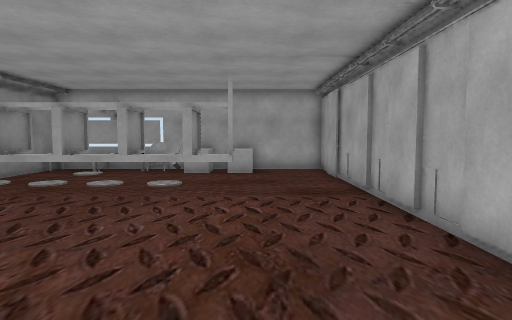
[1] (above)

15 first-person views from a walk through a scene from a Unity 3-D project. The camera is 1.4 m above the floor, tilts 4° down and sees 75° across. The floor is counted in squares, 1 m on a side. Each view is taken from the middle of a square. On the plan, view 1 faces up. The plan holds only what a view shows up to about 15 squares ahead; the rest is blank. The player is left out. Some surface patterns are stand-ins.

[2]
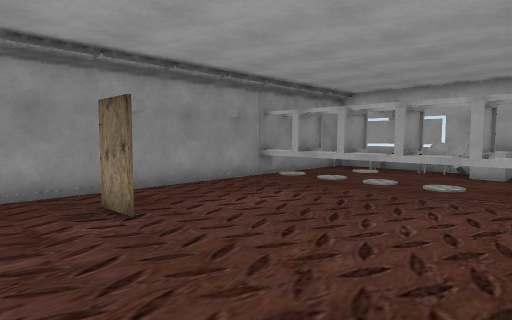

[3]
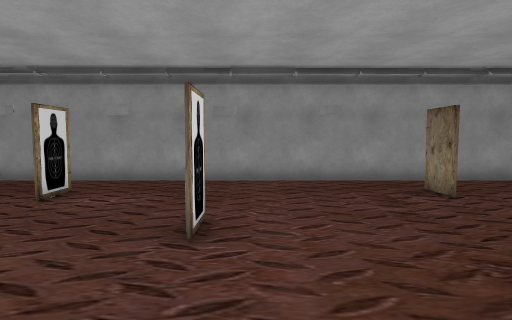

[4]
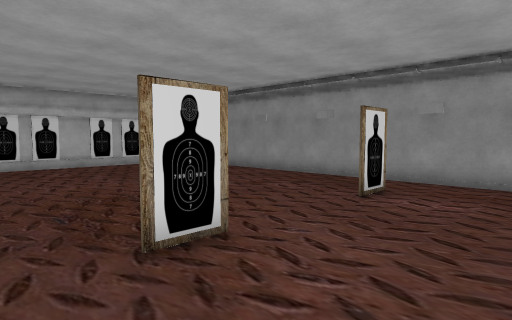

[5]
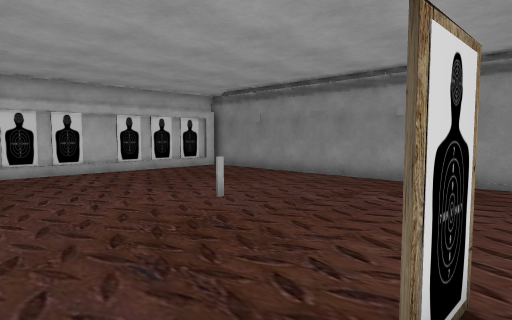

[6]
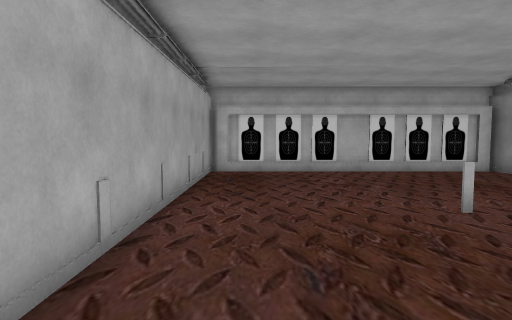

[7]
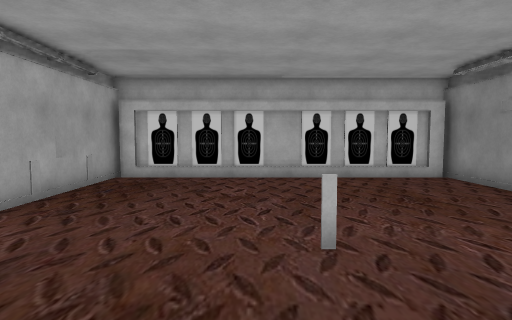

[8]
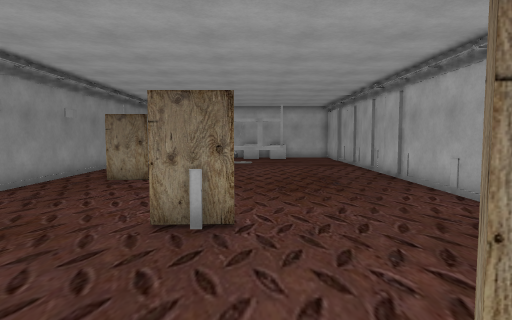

[9]
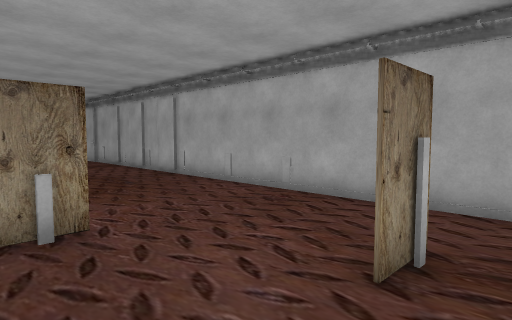

[10]
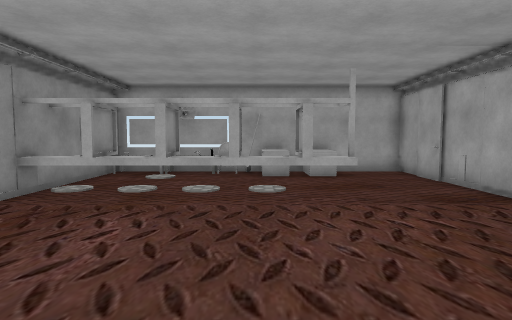

[11]
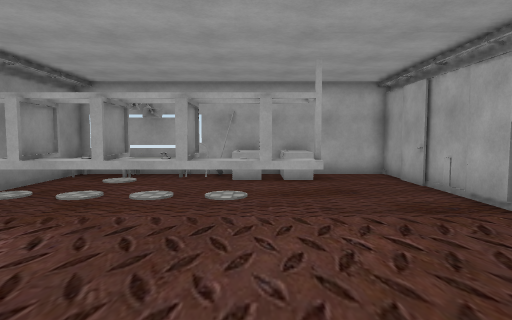

[12]
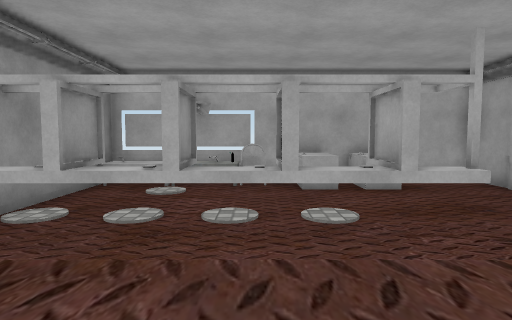

[13]
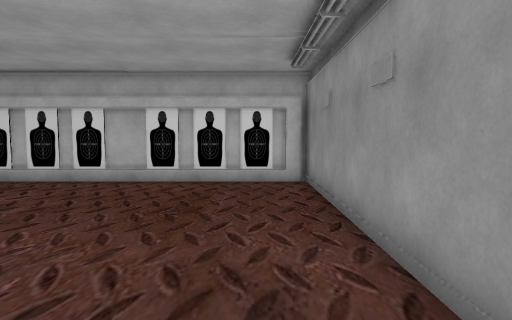

[14]
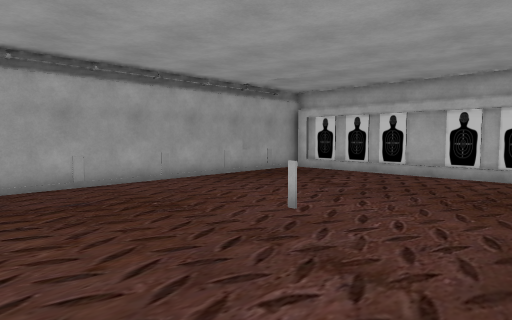

[15]
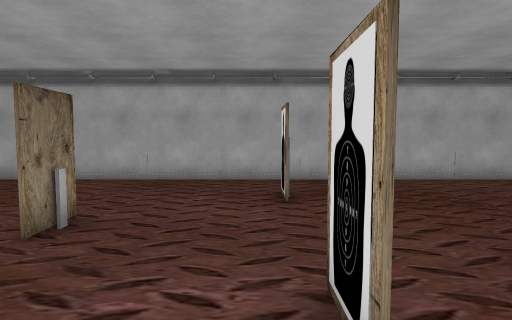

### Floor plan
Key: @ floor where view 1 was taken; # wall or solid block; . floor; = window, fence, low wall or low ledge; ^ raised ledge; O other object.
Columns run from 9 left of view 1 to 3 right of it. Each row starts with its distance up from view 1.
 15 #############
 14 #^^O^^^^^^..#
 13 #.....^^^^..#
 12 #...........#
 11 #...........#
 10 #.#.##.#....#
  9 #^#^#^^^^...#
  8 #...........#
  7 #...........#
  6 #...........#
  5 #...........#
  4 #...........#
  3 #...........#
  2 #..#........#
  1 #...........#
  0 #........@..#
 -1 #...........#
 -2 #...........#
 -3 #.....#.....#
 -4 #...........#
 -5 #...........#
 -6 #...........#
 -7 #..#....##..#
 -8 #...........#
 -9 #...........#
-10 #...........#
-11 #...........#
-12 #.....=.....#
-13 #...........#
-14 #...........#
-15 #...........#
-16 #...........#
-17 #...........#
-18 #...........#
-19 #...........#
-20 #############

Positions as (right, up) in squares from view 1, and headings:
1: (0, 0), facing up
2: (0, 0), facing up-left
3: (2, -2), facing left
4: (2, -3), facing down-left
5: (2, -6), facing down-left
6: (1, -6), facing down
7: (-2, -8), facing down
8: (-2, -8), facing up
9: (-4, -8), facing up-right
10: (-3, 1), facing up
11: (-2, 2), facing up
12: (-4, 4), facing up
13: (-7, -9), facing down
14: (-7, -7), facing down-right
15: (-8, -6), facing right
